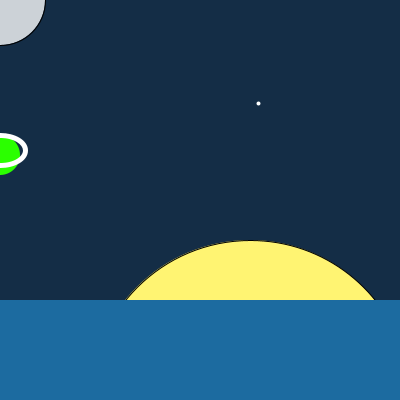
Frame 1 (no input)
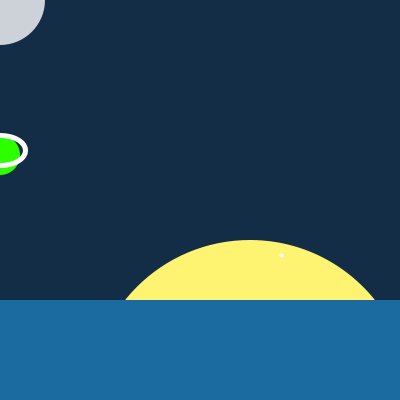
Frame 60 (the mouse pressed at the canvas centre just before this capture)
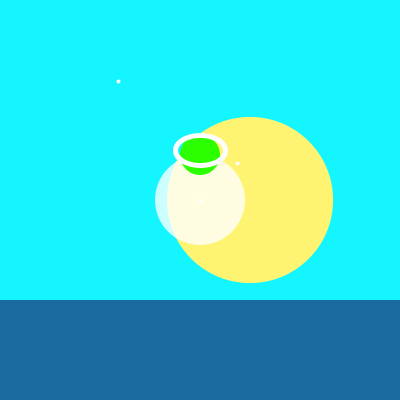
Frame 120 (the mouse held since frame 60 and released just before this capture)

The Processing sketch that drew these frames (run headless with seeded random() and noise(); from frame 60 on, the mouse is pressed at the canvas centre):

// Processing sketch: processing_135795
// ── processing_135795.pde

void setup(){
  size(400,400);
  smooth();
  
}
void draw(){
  float r=random(400);
  float y=random(400);
  frameRate(30);
  background(20,mouseY+45,mouseY+70);
  //sun
  fill(255,244,114);
  ellipse(250,400-mouseY,320-mouseY/1.3,320-mouseY/1.3);
  
  //moon
  fill(255,200);
  ellipse(mouseY,mouseY,90,90);
  
  //saturn
  noStroke();
  fill(43,255,0);
  ellipse(mouseX,155,40,40);
  noFill();
  strokeWeight(5);
  stroke(255);
  ellipse(mouseX, 150, 50,30);
 
  
  // stars
  stroke(255);
  strokeWeight(4);
  point(r,y);
  point(r+y,y+r);
  point(r+r,y+y);
 
  //grass
  noStroke();
  fill(28,107,160);
  rect(0,300,width,100);
}
